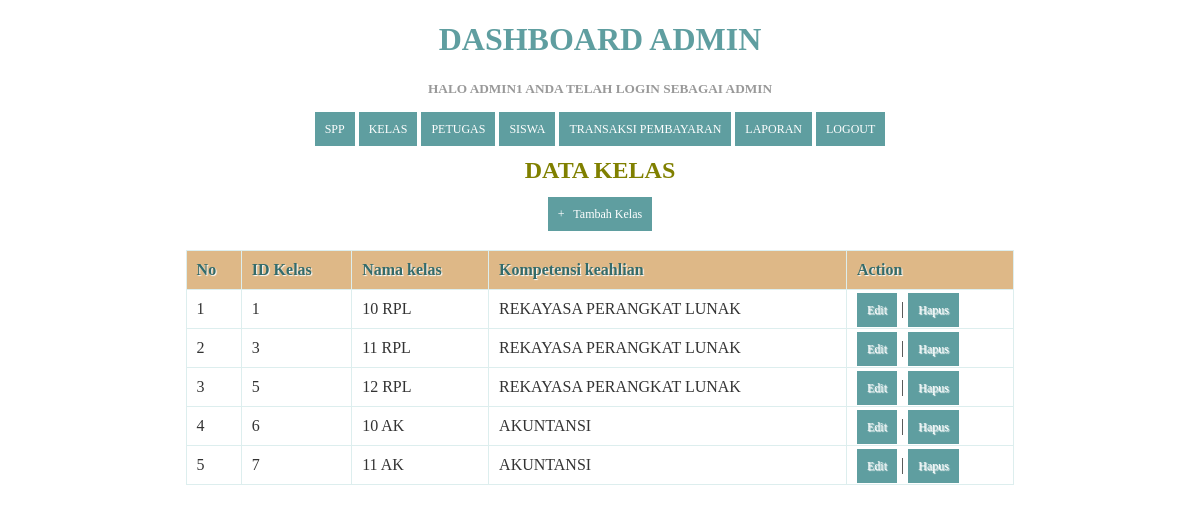
Page /kelas.php (signed in) on the committed database.
### tables this page shows
CREATE TABLE `kelas` (
  `id_kelas` int(11) NOT NULL,
  `nama_kelas` varchar(10) NOT NULL,
  `kompetensi_keahlian` varchar(50) NOT NULL
);

### kelas.php (the view, shortened to what this page needs)
<!DOCTYPE html>
<html>
  <head>
  </head>
<body>
  <?php
  include ('header.php');
?>
    <center><h2>Data Kelas</h2><center>
    <center><a href="tambahkelas.php">+ &nbsp; Tambah Kelas</a><center>
    <br/>
    <table>
      <thead>
        <tr>
          <th>No</th>
          <th>ID Kelas</th>
          <th>Nama kelas</th>
          <th>Kompetensi keahlian</th>
          <th>Action</th>
        </tr>
    </thead>
    <tbody>
      <?php
      $query = "SELECT * FROM kelas ORDER BY id_kelas ASC";
      $result = mysqli_query($koneksi, $query);
      $no = 1;
      while($row = mysqli_fetch_assoc($result))
      {
      ?>
       <tr>
          <td><?php echo $no; ?></td>
          <td><?php echo $row['id_kelas']; ?></td>
          <td><?php echo $row['nama_kelas']; ?></td>
          <td><?php echo $row['kompetensi_keahlian']; ?></td>
          <td>
              <a href="edit_kelas.php?id=<?php echo $row['id_kelas']; ?>">Edit</a> |
              <a href="proses_hapuskelas.php?id=<?php echo $row['id_kelas']; ?>" onClick="return confirm('Anda yakin akan menghapus data ini?')">Hapus</a>
          </td>
      </tr>
      <?php
        $no++;
      }
      ?>
    </tbody>
    </table>
</body>
</html>

### kelas.php (style rules this page uses)
* { font-family: "Trebuchet MS"; }
h2 { text-transform: uppercase; color: olive; }
table { border: solid 1px #DDEEEE; border-collapse: collapse; border-spacing: 0; width: 70%; margin: 10px auto 10px auto; }
table thead th { background-color: #DDEFEF; border: solid 1px #DDEEEE; color: #336B6B; padding: 10px; text-align: left; text-shadow: 1px 1px 1px #fff; text-decoration: none; }
table tbody td { border: solid 1px #DDEEEE; color: #333; padding: 10px; text-shadow: 1px 1px 1px #fff; }
a { background-color: olive; color: #fff; padding: 10px; text-decoration: none; font-size: 12px; }

### Header.php (style rules this page uses)
* { font-family: "Trebuchet MS"; }
table { border: solid 1px #DDEEEE; border-collapse: collapse; border-spacing: 0; width: 70%; margin: 10px auto 10px auto; }
table thead th { background-color: BurlyWood; border: solid 1px #DDEEEE; color: #336B6B; padding: 10px; text-align: left; text-shadow: 1px 1px 1px #fff; text-decoration: none; }
table tbody td { border: solid 1px #DDEEEE; color: #333; padding: 10px; text-shadow: 1px 1px 1px #fff; }
a { background-color: CadetBlue; color: #fff; padding: 10px; text-decoration: none; font-size: 12px; }

### rows in the picture
kelas: id_kelas "1", nama_kelas "10 RPL", kompetensi_keahlian "REKAYASA PERANGKAT LUNAK"
kelas: id_kelas "3", nama_kelas "11 RPL", kompetensi_keahlian "REKAYASA PERANGKAT LUNAK"
kelas: id_kelas "5", nama_kelas "12 RPL", kompetensi_keahlian "REKAYASA PERANGKAT LUNAK"
kelas: id_kelas "6", nama_kelas "10 AK", kompetensi_keahlian "AKUNTANSI"
kelas: id_kelas "7", nama_kelas "11 AK", kompetensi_keahlian "AKUNTANSI"

### other values in the picture
$_SESSION['username'] "ADMIN1"
$_SESSION['level'] "ADMIN"
